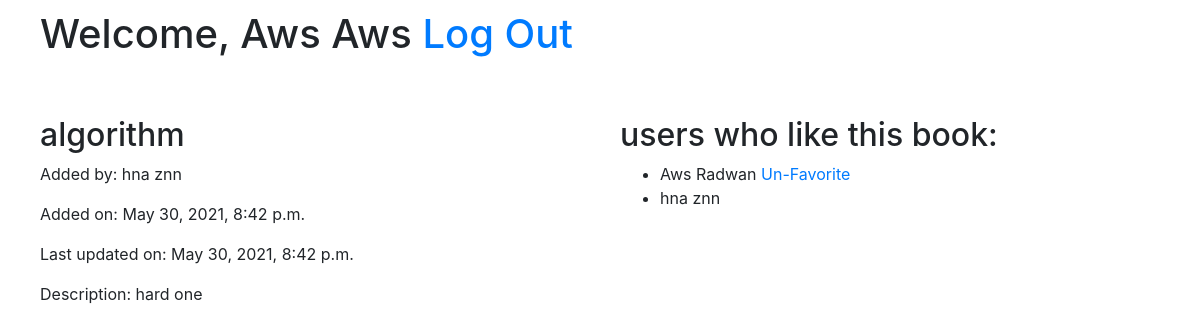
Screenshot of /books/show/3 (signed in) with the database file from the repository.
### app/models.py (models this page shows)
class User(models.Model):
    first_name = models.CharField(max_length=255)
    last_name = models.CharField(max_length=255)
    email = models.TextField(max_length=500)
    password = models.TextField(max_length=500)
    created_at = models.DateTimeField(auto_now_add=True)
    updated_at = models.DateTimeField(auto_now=True)
    objects = UserManager()

class Book(models.Model):
    title = models.CharField(max_length=255)
    desc = models.TextField(max_length=500)
    uploaded_by = models.ForeignKey(User, related_name="books", on_delete = models.CASCADE)
    users_liked = models.ManyToManyField(User, related_name="liked_books")
    created_at = models.DateTimeField(auto_now_add=True)
    updated_at = models.DateTimeField(auto_now=True)

### app/views.py (the view)
# urls.py: path('books/show/<int:id>', views.show_this),
def show_this(request, id):
    data = {
        'book': Book.objects.get(id =id),
        'user': User.objects.get(id = request.session['id']),
        'books': Book.objects.all(),
        'users': User.objects.all(),
    }
    return render(request, 'this_book.html', data)

### app/templates/this_book.html (shortened to what this page needs)
<!DOCTYPE html>
<html lang="en">
<head>
    <link rel="stylesheet" href="https://maxcdn.bootstrapcdn.com/bootstrap/4.0.0/css/bootstrap.min.css">
</head>
<body>
    <header>
        <h1>Welcome, {{ request.session.fname }} {{ request.session.lname }} <a id="log" href="/logout">Log Out</a> </h1>
    </header>
    <article>
        <section>
            <h2> {{ book.title }} </h2>
            <p>Added by: {{ book.uploaded_by.first_name }} {{ book.uploaded_by.last_name }} </p>
            <p>Added on: {{ book.created_at }} </p>
            <p>Last updated on: {{ book.updated_at }} </p>
            {% if user.id == book.uploaded_by.id %}
                <footer>
                    <form action="/update/{{book.id}}" method="POST">
                        {% csrf_token %}
                        <p>Description: <input type="text" name="des" value="{{book.desc}}" aria-rowcount="3"></p>
                        <button type="submit" class="btn btn-info">Update</button>
                    </form>
                    <form action="/delete/{{book.id}}" method="POST">
                        {% csrf_token %}
                        <button type="submit" class="btn btn-danger">Delete</button>
                    </form>
                </footer>
            {% else %}
                <p>Description: {{ book.desc }} </p>
            {% endif %}
        </section>
        <section>
            <h2>users who like this book:</h2>
            <ul>
                {% for x in book.users_liked.all %}
                    <li> {{x.first_name}} {{x.last_name}} {% if x.id == user.id %} <a href="/remove/{{book.id}}">Un-Favorite</a> {% endif %} </li>
                {% endfor %}
            </ul>
            <br><br>
        </section>
    </article>
</body>
</html>

### app/templates/this_book.html (style rules this page uses)
article { display: flex; padding: 20px; }
section { flex: 1; padding: 20px; }
header { padding: 10px 40px; }

### rows the page displays
User: session.fname "Aws", session.lname "Aws", first_name "Aws", last_name "Radwan"
Book: title "algorithm", uploaded_by.first_name "hna", uploaded_by.last_name "znn", created_at "May 30, 2021, 8:42 p.m.", updated_at "May 30, 2021, 8:42 p.m.", desc "hard one"
User: first_name "hna", last_name "znn"
